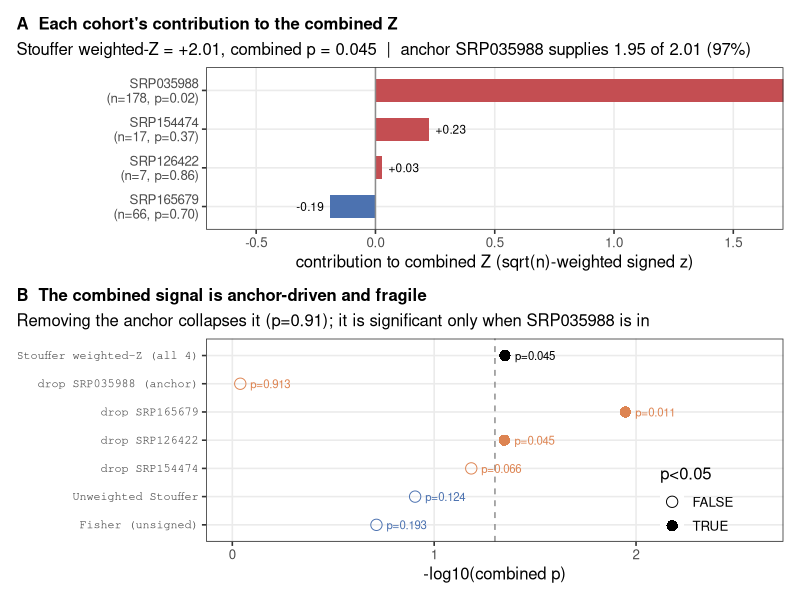

R code for this plot:
# Auto-extracted generating script
# Produces: fig36_isoform_pvalue_combination.png
# Conda env: psoriasis-r   (run with this environment activated)
# Inputs (expected alongside / in data/): none
# Source artifact version: 395b84d2-9286-4516-a733-d0eeb7c35f81
# NOTE: absolute artifact paths rewritten to basenames; place named inputs in the same dir.
#------------------------------------------------------------

suppressMessages({library(ggplot2); library(patchwork); library(data.table)})
theme_set(theme_bw(base_size=12) + theme(panel.grid.minor=element_blank(),
          plot.title=element_text(face="bold",size=12), plot.title.position="plot"))
BLUE<-"#4C72B0"; RED<-"#C44E52"; GREY<-"#8C8C8C"; GOLD<-"#DD8452"

stouffer_wz <- function(p, effect, n, zcap=38){
  z <- qnorm(1 - p/2) * sign(effect)
  z[z >  zcap] <-  zcap; z[z < -zcap] <- -zcap
  Z <- sum(sqrt(n) * z) / sqrt(sum(n))
  list(Z=Z, p=2*(1-pnorm(abs(Z))), z=z)
}
fisher_comb <- function(p){
  X <- -2*sum(log(p)); df <- 2*length(p)
  list(X=X, p=pchisq(X, df, lower.tail=FALSE))
}

iso <- data.frame(
  study  = c("SRP035988","SRP165679","SRP126422","SRP154474"),
  shift  = c( 1.167, -0.071,  1.008,  2.209),
  p      = c( 0.017,  0.700,  0.860,  0.370),
  n      = c( 178,     66,     7,      17))
iso$sign <- sign(iso$shift)

sw <- stouffer_wz(iso$p, iso$shift, iso$n)
fi <- fisher_comb(iso$p)
iso$signed_z <- round(sw$z, 3); iso$weight_sqrtn <- round(sqrt(iso$n),2)

sw_unw <- { z <- qnorm(1-iso$p/2)*iso$sign; list(Z=sum(z)/sqrt(length(z)), p=2*(1-pnorm(abs(sum(z)/sqrt(length(z)))))) }

iso$contrib <- sqrt(iso$n)*iso$signed_z/sqrt(sum(iso$n))
iso$lab_st <- sprintf("%s\n(n=%d, p=%.2f)", iso$study, iso$n, iso$p)
iso2 <- iso[order(iso$contrib),]; iso2$lab_st <- factor(iso2$lab_st, levels=iso2$lab_st)
pA <- ggplot(iso2, aes(contrib, lab_st, fill=sign>0)) +
  geom_col(width=0.6) +
  geom_vline(xintercept=0, color=GREY) +
  geom_text(aes(label=sprintf("%+.2f", contrib)), hjust=ifelse(iso2$contrib>0,-0.2,1.2), size=3) +
  scale_fill_manual(values=c(`TRUE`=RED,`FALSE`=BLUE), guide="none") +
  labs(x="contribution to combined Z (sqrt(n)-weighted signed z)", y=NULL,
       title="A  Each cohort's contribution to the combined Z",
       subtitle=sprintf("Stouffer weighted-Z = %+.2f, combined p = %.3f  |  anchor SRP035988 supplies %.2f of %.2f (%.0f%%)",
    sw$Z, sw$p, iso$contrib[iso$study=="SRP035988"], sw$Z,
    100*iso$contrib[iso$study=="SRP035988"]/sw$Z)) +
  coord_cartesian(xlim=c(-0.6,1.6))

loo <- data.frame(
  label=c("Stouffer weighted-Z (all 4)","  drop SRP035988 (anchor)","  drop SRP165679","  drop SRP126422","  drop SRP154474",
          "Unweighted Stouffer","Fisher (unsigned)"),
  p=c(sw$p, 0.9133, 0.0113, 0.0449, 0.0655, sw_unw$p, fi$p),
  grp=c("main","loo","loo","loo","loo","alt","alt"))
loo$label <- factor(loo$label, levels=rev(loo$label))
loo$sig <- loo$p<0.05
pB <- ggplot(loo, aes(-log10(p), label, color=grp, shape=sig)) +
  geom_vline(xintercept=-log10(0.05), linetype=2, color=GREY) +
  geom_point(size=3.5) +
  geom_text(aes(label=sprintf("p=%.3f", p)), hjust=-0.25, size=2.9, show.legend=FALSE) +
  annotate("text", x=-log10(0.05), y=0.4, label="p=0.05", size=2.8, color=GREY, vjust=1) +
  scale_color_manual(values=c(main="black",loo=GOLD,alt="#4C72B0"), guide="none") +
  scale_shape_manual(values=c(`TRUE`=16,`FALSE`=1), name="p<0.05") +
  labs(x="-log10(combined p)", y=NULL,
       title="B  The combined signal is anchor-driven and fragile",
       subtitle="Removing the anchor collapses it (p=0.91); it is significant only when SRP035988 is in") +
  coord_cartesian(xlim=c(0,2.6)) +
  theme(legend.position=c(0.85,0.2), legend.background=element_blank(),
        axis.text.y=element_text(size=8.5, family="mono"))

figP <- pA / pB + plot_layout(heights=c(1,1.25))
ggsave("fig36_isoform_pvalue_combination.png", figP, width=10, height=8, dpi=150)
